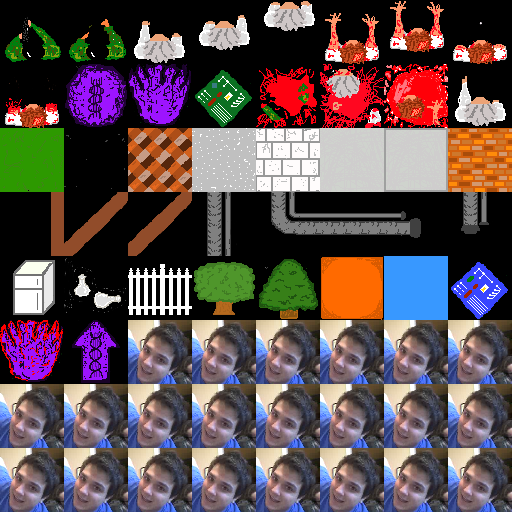

A 2D game scene composited from a Tiled map and its tileset images. What follows is a short description and the map's XML, with each tile layer's data collapsed to a summary:
An orthogonal 8x8 tile map with 64x64 px tiles, 2 tile layers (Tile Layer 1, Tile Layer 2), 48 tilesets.

<map version="1.0" orientation="orthogonal" width="8" height="8" tilewidth="64" tileheight="64">
 <tileset firstgid="1" name="ArmyAim" tilewidth="64" tileheight="64">
  <image source="ArmyAim.png" trans="ff00ff" width="64" height="64" />
 </tileset>
 <tileset firstgid="2" name="Armyv2" tilewidth="64" tileheight="64">
  <image source="Armyv2.png" trans="ff00ff" width="64" height="64" />
 </tileset>
 <tileset firstgid="3" name="Blob64" tilewidth="64" tileheight="64">
  <image source="Blob64.png" trans="ff00ff" width="64" height="64" />
 </tileset>
 <tileset firstgid="4" name="BlobUp" tilewidth="64" tileheight="64">
  <image source="BlobUp.png" trans="ff00ff" width="64" height="64" />
 </tileset>
 <tileset firstgid="5" name="BRICKTILE" tilewidth="64" tileheight="64">
  <image source="BRICKTILE.png" trans="ff00ff" width="64" height="64" />
 </tileset>
 <tileset firstgid="6" name="DeadArmy" tilewidth="64" tileheight="64">
  <image source="DeadArmy.png" trans="ff00ff" width="64" height="64" />
 </tileset>
 <tileset firstgid="7" name="DeadScientist" tilewidth="64" tileheight="64">
  <image source="DeadScientist.png" trans="ff00ff" width="64" height="64" />
 </tileset>
 <tileset firstgid="8" name="DeadZombie" tilewidth="64" tileheight="64">
  <image source="DeadZombie.png" trans="ff00ff" width="64" height="64" />
 </tileset>
 <tileset firstgid="9" name="JackedScientist" tilewidth="64" tileheight="64">
  <image source="JackedScientist.png" trans="ff00ff" width="64" height="64" />
 </tileset>
 <tileset firstgid="10" name="JackedScientistPos1" tilewidth="64" tileheight="64">
  <image source="JackedScientistPos1.png" trans="ff00ff" width="64" height="64" />
 </tileset>
 <tileset firstgid="11" name="JackedScientistPos2" tilewidth="64" tileheight="64">
  <image source="JackedScientistPos2.png" trans="ff00ff" width="64" height="64" />
 </tileset>
 <tileset firstgid="12" name="JackedScientistPos3" tilewidth="64" tileheight="64">
  <image source="JackedScientistPos3.png" trans="ff00ff" width="64" height="64" />
 </tileset>
 <tileset firstgid="13" name="NoArmZombie" tilewidth="64" tileheight="64">
  <image source="NoArmZombie.png" trans="ff00ff" width="64" height="64" />
 </tileset>
 <tileset firstgid="14" name="Grass" tilewidth="64" tileheight="64">
  <image source="Grass.png" trans="ff00ff" width="64" height="64" />
 </tileset>
 <tileset firstgid="15" name="Pavement" tilewidth="64" tileheight="64">
  <image source="Pavement.png" trans="ff00ff" width="64" height="64" />
 </tileset>
 <tileset firstgid="16" name="RoofDiagonal" tilewidth="64" tileheight="64">
  <image source="RoofDiagonal.png" trans="ff00ff" width="64" height="64" />
 </tileset>
 <tileset firstgid="17" name="Rooftop" tilewidth="64" tileheight="64">
  <image source="Rooftop.png" trans="ff00ff" width="64" height="64" />
 </tileset>
 <tileset firstgid="18" name="TileFloor" tilewidth="64" tileheight="64">
  <image source="TileFloor.png" trans="ff00ff" width="64" height="64" />
 </tileset>
 <tileset firstgid="19" name="ZOMBIE64" tilewidth="64" tileheight="64">
  <image source="ZOMBIE64.png" trans="ff00ff" width="64" height="64" />
 </tileset>
 <tileset firstgid="20" name="ZOMBIE64a" tilewidth="64" tileheight="64">
  <image source="ZOMBIE64a.png" trans="ff00ff" width="64" height="64" />
 </tileset>
 <tileset firstgid="21" name="ZOMBIE64Chill" tilewidth="64" tileheight="64">
  <image source="ZOMBIE64Chill.png" trans="ff00ff" width="64" height="64" />
 </tileset>
 <tileset firstgid="22" name="GreenChip" tilewidth="64" tileheight="64">
  <image source="GreenChip.png" trans="ff00ff" width="64" height="64" />
 </tileset>
 <tileset firstgid="23" name="Concrete" tilewidth="64" tileheight="64">
  <image source="Concrete.png" trans="ff00ff" width="64" height="64" />
 </tileset>
 <tileset firstgid="24" name="Concretetiles" tilewidth="64" tileheight="64">
  <image source="Concretetiles.png" trans="ff00ff" width="64" height="64" />
 </tileset>
 <tileset firstgid="25" name="Barrier" tilewidth="64" tileheight="64">
  <image source="Barrier.png" trans="ff00ff" width="64" height="64" />
 </tileset>
 <tileset firstgid="26" name="FirstShrub" tilewidth="64" tileheight="64">
  <image source="FirstShrub.png" trans="ff00ff" width="64" height="64" />
 </tileset>
 <tileset firstgid="27" name="Tree" tilewidth="64" tileheight="64">
  <image source="Tree.png" trans="ff00ff" width="64" height="64" />
 </tileset>
 <tileset firstgid="28" name="BushTree" tilewidth="64" tileheight="64">
  <image source="BushTree.png" trans="ff00ff" width="64" height="64" />
 </tileset>
 <tileset firstgid="29" name="PicketFence" tilewidth="64" tileheight="64">
  <image source="PicketFence.png" trans="ff00ff" width="64" height="64" />
 </tileset>
 <tileset firstgid="30" name="Bottles" tilewidth="64" tileheight="64">
  <image source="Bottles.png" trans="ff00ff" width="64" height="64" />
 </tileset>
 <tileset firstgid="31" name="Fridge" tilewidth="64" tileheight="64">
  <image source="Fridge.png" trans="ff00ff" width="64" height="64" />
 </tileset>
 <tileset firstgid="32" name="UndergroundWallCorner" tilewidth="64" tileheight="64">
  <image source="UndergroundWallCorner.png" trans="ff00ff" width="64" height="64" />
 </tileset>
 <tileset firstgid="33" name="UndergroundWall" tilewidth="64" tileheight="64">
  <image source="UndergroundWall.png" trans="ff00ff" width="64" height="64" />
 </tileset>
 <tileset firstgid="34" name="Pipe1" tilewidth="64" tileheight="64">
  <image source="Pipe1.png" trans="ff00ff" width="64" height="64" />
 </tileset>
 <tileset firstgid="35" name="PipetURN" tilewidth="64" tileheight="64">
  <image source="PipetURN.png" trans="ff00ff" width="64" height="64" />
 </tileset>
 <tileset firstgid="36" name="PipeAfterTurn" tilewidth="64" tileheight="64">
  <image source="PipeAfterTurn.png" trans="ff00ff" width="64" height="64" />
 </tileset>
 <tileset firstgid="37" name="PipeEndT" tilewidth="64" tileheight="64">
  <image source="PipeEndT.png" trans="ff00ff" width="64" height="64" />
 </tileset>
 <tileset firstgid="38" name="EndPipe" tilewidth="64" tileheight="64">
  <image source="EndPipe.png" trans="ff00ff" width="64" height="64" />
 </tileset>
 <tileset firstgid="39" name="miketike" tilewidth="64" tileheight="64">
  <image source="miketike.png" trans="ff00ff" width="64" height="64" />
 </tileset>
 <tileset firstgid="40" name="EricTile" tilewidth="64" tileheight="64">
  <image source="EricTile.png" trans="ff00ff" width="64" height="64" />
 </tileset>
 <tileset firstgid="41" name="UriTile" tilewidth="64" tileheight="64">
  <image source="UriTile.png" trans="ff00ff" width="64" height="64" />
 </tileset>
 <tileset firstgid="42" name="Barrier" tilewidth="64" tileheight="64">
  <image source="Barrier.png" trans="ff00ff" width="64" height="64" />
 </tileset>
 <tileset firstgid="43" name="Water" tilewidth="64" tileheight="64">
  <image source="Water.png" trans="ff00ff" width="64" height="64" />
 </tileset>
 <tileset firstgid="44" name="BlueChip" tilewidth="64" tileheight="64">
  <image source="BlueChip.png" trans="ff00ff" width="64" height="64" />
 </tileset>
 <tileset firstgid="45" name="PurpleBlob" tilewidth="64" tileheight="64">
  <image source="PurpleBlob.png" trans="ff00ff" width="64" height="64" />
 </tileset>
 <tileset firstgid="46" name="PurpleBlobPossess" tilewidth="64" tileheight="64">
  <image source="PurpleBlobPossess.png" trans="ff00ff" width="64" height="64" />
 </tileset>
 <tileset firstgid="47" name="RedBlobPossess" tilewidth="64" tileheight="64">
  <image source="RedBlobPossess.png" trans="ff00ff" width="64" height="64" />
 </tileset>
 <tileset firstgid="48" name="PurpleBlobPossessArrow" tilewidth="64" tileheight="64">
  <image source="PurpleBlobPossessArrow.png" trans="ff00ff" width="64" height="64" />
 </tileset>
 <layer name="Tile Layer 1" width="8" height="8">
  <data>[64 cells, 64 non-empty, 42 distinct tile ids]</data>
 </layer>
 <layer name="Tile Layer 2" width="8" height="8">
  <data>[64 cells, 0 non-empty, 0 distinct tile ids]</data>
 </layer>
</map>
